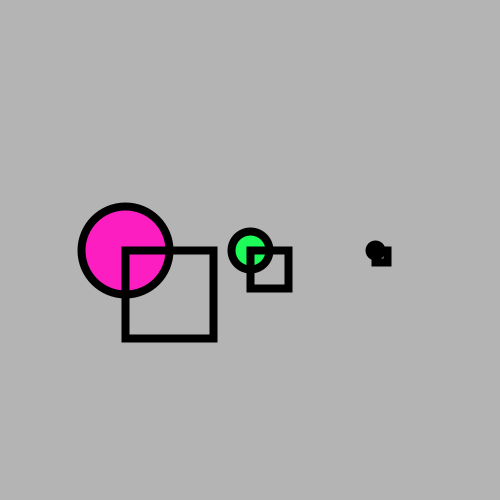
Frame 1 (no input)
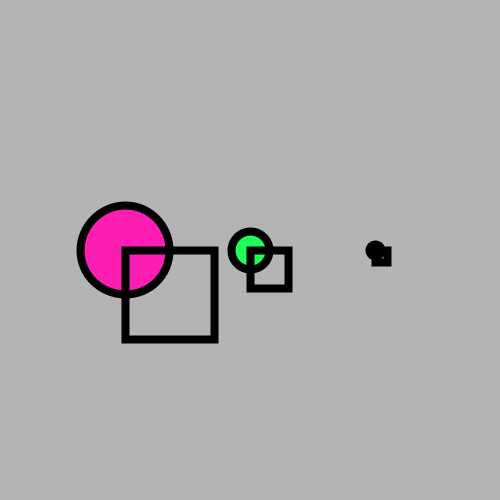
Frame 60 (the mouse pressed at the canvas centre just before this capture)
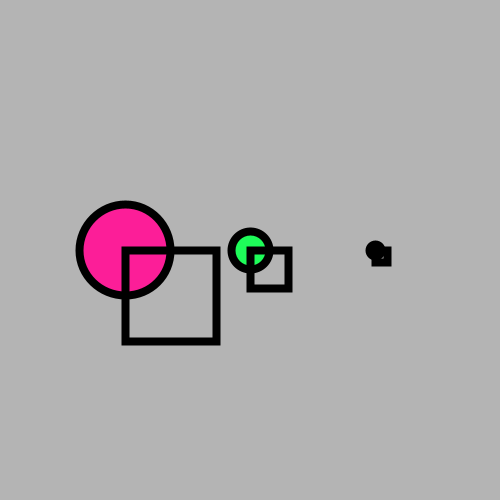
Frame 120 (the mouse held since frame 60 and released just before this capture)

The Processing sketch that drew these frames (run headless with seeded random() and noise(); from frame 60 on, the mouse is pressed at the canvas centre):

// Processing sketch: processing_61825
// ── processing_61825.pde

// Catarina Fidalgo 26934

void setup(){ // definição dos elementos estáticos
  size(500,500);// define a área de trabalho
  smooth();// suaviza a composição
 
} 

void draw() {// definição dos elementos em animação
  
  colorMode(HSB,360,100,100);// cor HSB
  background(255);// define a cor de fundo
  
   int s = second();  // define que a letra s é referente aos segundosValues from 0 - 59
   int m = minute();  // define que a letra m é referente aos minutos
  int h = hour();// define que a letra h é referente ás horas
   int escala = 100; // define a escala dos objectos que neste caso é 100
  
  s =  (int) map (s, 0,59, 0, escala);// a variável dos segundos vai até 59
  m =  (int) map (m, 0,59, 0, escala);// a variável dos minutos vai até 59
  h =  (int) map (h, 0,24, 0, escala);// a variável das horas vai até 24
  
  // definições referentes aos segundos
  
  strokeWeight(8);// define a espessura do stroke 
  stroke(54,0,0);// define a cor do stroke
  int sH = (int) map (s,0,escala,0,360); // converte os segundos em Hue
  fill(sH,88,99);// define a cor da elipse 
  ellipse ( width*0.25, height/2, s, s);// definição da elipse 
  noFill();// o quadrado não tem preechimento
  rect( width*0.25, height/2, s, s);// definições do quadrado
  
  // definições referentes aos minutos
  strokeWeight(8); // define a espessura do stroke
  stroke(54,0,0);// define a cor do stroke
  int mH = (int) map (m,0,escala,0,360); // converte os minutos em Hue
  fill(mH,88,99);// define a cor da elipse
  ellipse ( width*0.5, height/2, m, m);// definição de elipse
  noFill();// o quadrado não tem preenchimento
  rect ( width*0.5, height/2, m, m);// definições do quadrado
   
  // definições referentes ás horas
  strokeWeight(8);// define a espessura do stroke
  stroke(54,0,0);// define a cor do stroke
  int hH = (int) map (h,0,escala,0,360); // converter as horas em Hue
  fill(hH,88,99);// define a cor da elipse
  ellipse (width *0.75, height/2, h, h);// definição de elipse
  noFill();// o quadrado não tem preenchimento
  rect ( width *0.75, height/2, h,h);// definições do quadrado
  
  
  }
